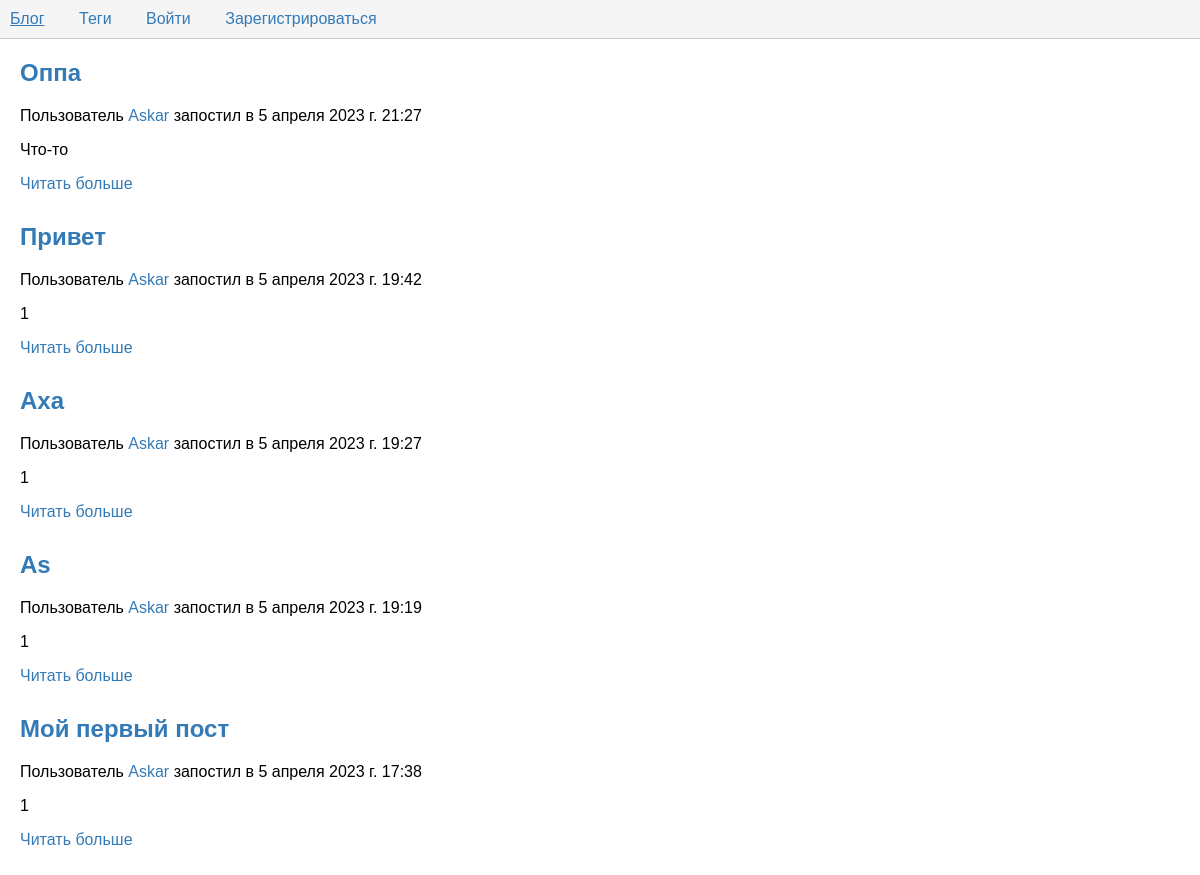
The page / on the database its author committed.
### blog/models.py (models this page shows, shortened)
class Post(models.Model):
    title = models.CharField(max_length=200)
    body = models.CharField(max_length=300)
    content = models.TextField()
    pub_date = models.DateTimeField(auto_now_add=True)
    author = models.ForeignKey(User, on_delete=models.CASCADE)
    tags = models.ManyToManyField(Tag, blank=True)

### blog/views.py (the view)
# urls.py: path('', PostListView.as_view(), name='post_list'),
class PostListView(ListView):
    model = Post
    template_name = 'blog/post_list.html'
    context_object_name = 'posts'
    ordering = ['-pub_date']

### blog/templates/blog/post_list.html
{% extends 'blog/base.html' %}
{% block content %}
  {% for post in posts %}
    <article class="post">
      <header>
        <h1><a href="{% url 'post_detail' pk=post.pk %}">{{ post.title }}</a></h1>
        <p class="meta">Пользователь <a href="#"> {{ post.author }} </a> запостил в {{ post.pub_date }}</p>
      </header>
      <div class="entry">
        {{ post.body|truncatewords:30|linebreaks }}
      </div>
      <a href="{% url 'post_detail' pk=post.pk %}" class="button">Читать больше</a>
    </article>
  {% empty %}
    <p>Нет постов.</p>
  {% endfor %}
{% endblock %}

### blog/static/blog/css/style.css (style rules this page uses)
body { font-family: Arial, sans-serif; margin: 0; padding: 0; }
a { color: #337ab7; text-decoration: none; }
.post { margin-bottom: 30px; }

### rows shown on the page
Post: title "Оппа", author "Askar", pub_date "5 апреля 2023 г. 21:27", body "Что-то"
Post: title "Привет", author "Askar", pub_date "5 апреля 2023 г. 19:42", body "1"
Post: title "Axa", author "Askar", pub_date "5 апреля 2023 г. 19:27", body "1"
Post: title "As", author "Askar", pub_date "5 апреля 2023 г. 19:19", body "1"
Post: title "Мой первый пост", author "Askar", pub_date "5 апреля 2023 г. 17:38", body "1"
